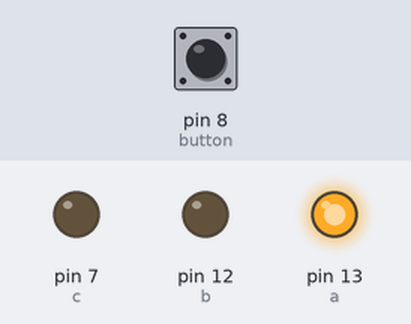
Bench run of a sketch on a simulated Arduino Uno, built with avr-gcc and run on an emulated ATmega328P. Parts: output pins drawn as LEDs (lit = HIGH). The inputs (shaded band) are chosen by the test bench; at power-on: pin 8 (button) HIGH.

Above: at 0.12 s.
At 1.12 s:
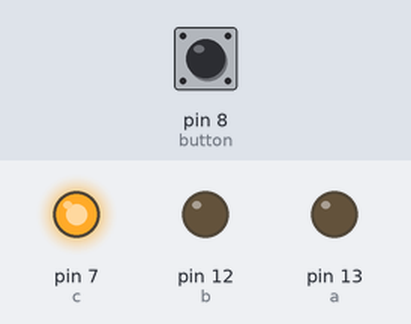
At 3.12 s:
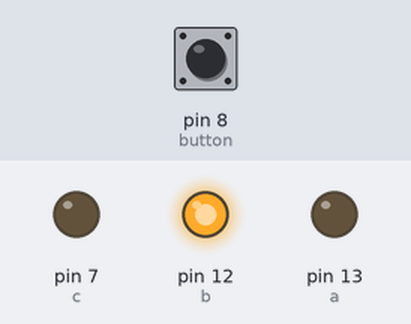
At 5.37 s:
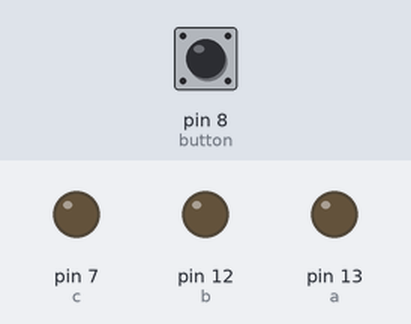
Timing chart, 0 to 5.8 s (numbered marks = the images above):
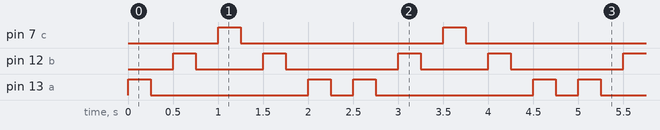

Measured:
- by itself, pin 7 (c): alternates HIGH for 0.25 s and LOW for 2.3 s
- by itself, pin 12 (b): repeats every 2.5 s: LOW 0.75 s, HIGH 0.25 s, LOW 1.3 s, HIGH 0.25 s
- by itself, pin 13 (a): repeats every 2.5 s: LOW 1.8 s, HIGH 0.25 s, LOW 0.25 s, HIGH 0.25 s

The sketch:

leds_blinking.ino
```cpp
int a = 13;
int b = 12;
int c = 7;
int button = 8;
byte lastButtonState;

void setup ()
{
pinMode(a, OUTPUT);
pinMode(b, OUTPUT);
pinMode(c, OUTPUT);

byte lastButtonState= digitalRead(button);
}


void loop()
{
byte currbuttonstate= digitalRead(button);
if(currbuttonstate != lastButtonState)
{
   digitalWrite(a, HIGH);
 delay(250);
 digitalWrite(a, LOW);
 delay(250);

 digitalWrite(b, HIGH);
 delay(250);
 digitalWrite(b, LOW);
 delay(250);

 digitalWrite(c, HIGH);
 delay(250);
 digitalWrite(c, LOW);
 delay(250);

 digitalWrite(b, HIGH);
 delay(250);
 digitalWrite(b, LOW);
 delay(250);

 digitalWrite(a, HIGH);
 delay(250);
 digitalWrite(a, LOW);
 delay(250);


}

}
```
